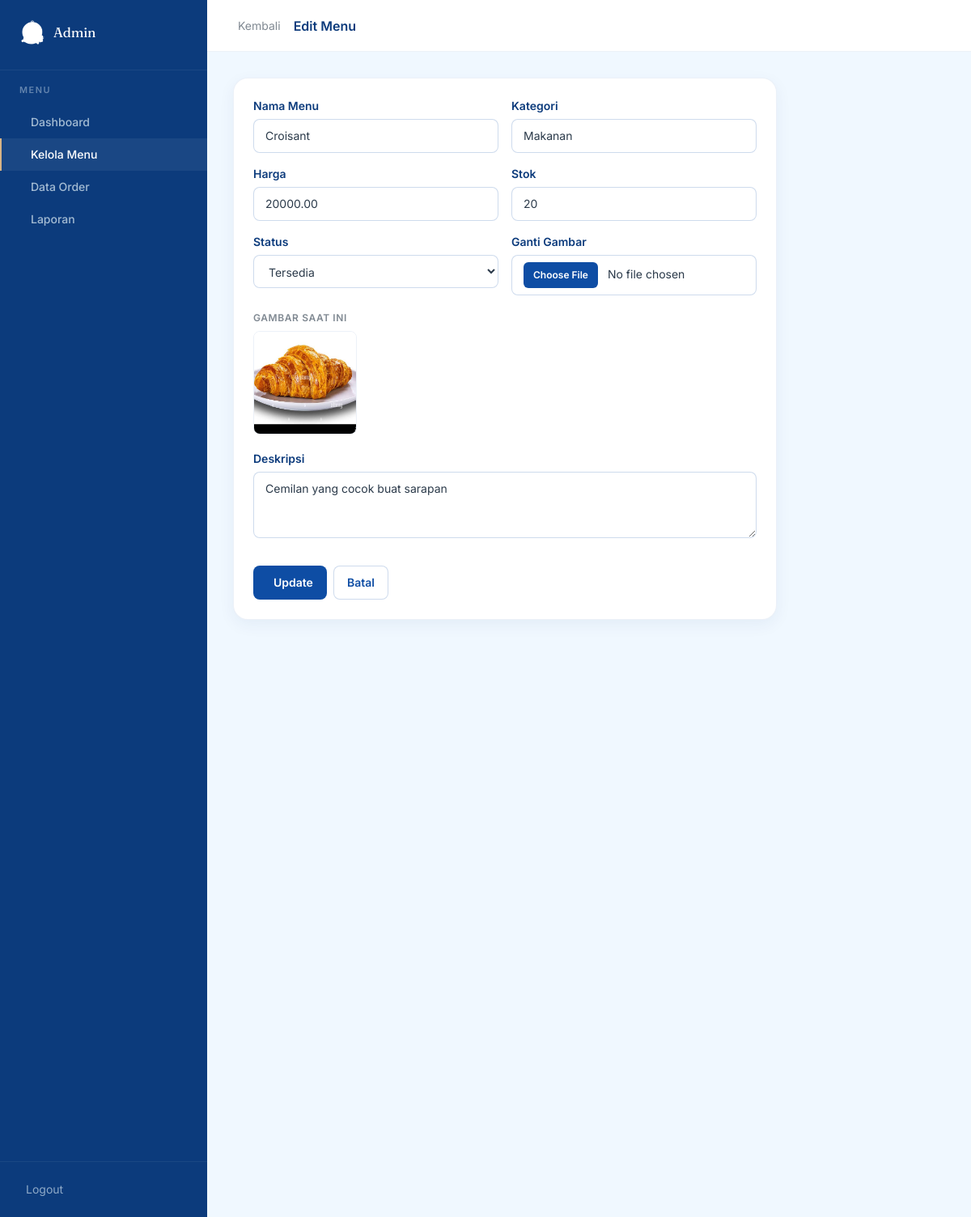
The page /admin/menu_edit.php?id=2 (signed in) on the database its author committed.
### tables this page shows
CREATE TABLE `menu` (
  `id` int(11) UNSIGNED NOT NULL,
  `nama_menu` varchar(100) NOT NULL,
  `kategori` varchar(50) NOT NULL,
  `harga` decimal(10,2) NOT NULL,
  `deskripsi` text DEFAULT NULL,
  `stok` int(11) NOT NULL DEFAULT 0,
  `gambar` varchar(255) DEFAULT NULL,
  `status` enum('tersedia','habis') NOT NULL DEFAULT 'tersedia',
  `created_at` datetime NOT NULL DEFAULT current_timestamp(),
  `updated_at` datetime NOT NULL DEFAULT current_timestamp() ON UPDATE current_timestamp()
);

### admin/menu_edit.php (the view, shortened to what this page needs)
<?php
include __DIR__ . '/../includes/header.php';
include __DIR__ . '/sidebar.php';
$id = (int)($_GET['id'] ?? 0);
$m = mysqli_fetch_assoc(mysqli_query($koneksi, "SELECT * FROM menu WHERE id=$id"));
?>
<div class="flex min-h-screen">
  <div class="flex-1 min-w-0">
    <header class="bg-white border-b border-[rgba(14,77,164,0.08)] h-16 flex items-center px-6 md:px-8 sticky top-0 z-30">
      <a href="<?= BASE_URL ?>/admin/menu.php" class="inline-flex items-center gap-1.5 text-sm text-ink/60 hover:text-navy-800 mr-4">
        <iconify-icon icon="mdi:arrow-left" width="16"></iconify-icon> Kembali
      </a>
      <h1 class="font-semibold text-navy-900">Edit Menu</h1>
    </header>
    <main class="p-6 md:p-8">
      <div class="max-w-2xl">
        <form method="POST" enctype="multipart/form-data" class="card-soft p-6 space-y-5">
          <div class="grid md:grid-cols-2 gap-4">
            <div>
              <label class="block text-sm font-semibold text-navy-900 mb-1.5">Nama Menu</label>
              <input type="text" name="nama_menu" value="<?= htmlspecialchars($m['nama_menu']); ?>" required class="input-soft">
            </div>
            <div>
              <label class="block text-sm font-semibold text-navy-900 mb-1.5">Kategori</label>
              <input type="text" name="kategori" value="<?= htmlspecialchars($m['kategori']); ?>" required class="input-soft">
            </div>
            <div>
              <label class="block text-sm font-semibold text-navy-900 mb-1.5">Harga</label>
              <input type="number" name="harga" value="<?= $m['harga']; ?>" required class="input-soft">
            </div>
            <div>
              <label class="block text-sm font-semibold text-navy-900 mb-1.5">Stok</label>
              <input type="number" name="stok" value="<?= (int)$m['stok']; ?>" required class="input-soft">
            </div>
            <div>
              <label class="block text-sm font-semibold text-navy-900 mb-1.5">Status</label>
              <select name="status" class="input-soft">
                <option value="tersedia" <?= $m['status']==='tersedia'?'selected':'' ?>>Tersedia</option>
              </select>
            </div>
            <div>
              <label class="block text-sm font-semibold text-navy-900 mb-1.5">Ganti Gambar</label>
              <input type="file" name="gambar" accept="image/jpeg,image/png,image/webp" class="input-soft">
            </div>
          </div>
          <?php if (!empty($m['gambar']) && file_exists(__DIR__.'/../assets/uploads/menu/'.$m['gambar'])): ?>
            <div>
              <p class="text-xs font-semibold text-ink/60 uppercase tracking-wider mb-2">Gambar Saat Ini</p>
              <img src="<?= BASE_URL ?>/assets/uploads/menu/<?= htmlspecialchars($m['gambar']); ?>"
                   class="w-32 h-32 object-cover rounded-lg border border-[rgba(14,77,164,0.08)]">
            </div>
          <?php endif; ?>
          <div>
            <label class="block text-sm font-semibold text-navy-900 mb-1.5">Deskripsi</label>
            <textarea name="deskripsi" rows="3" class="input-soft"><?= htmlspecialchars($m['deskripsi']); ?></textarea>
          </div>
          <div class="flex gap-2 pt-2">
            <button type="submit" class="btn-primary">
              <iconify-icon icon="mdi:content-save-outline" width="16"></iconify-icon> Update
            </button>
            <a href="<?= BASE_URL ?>/admin/menu.php" class="btn-ghost">Batal</a>
          </div>
        </form>
      </div>
    </main>
  </div>
</div>
<?php include __DIR__ . '/../includes/footer.php'; ?>

### assets/css/style.css (style rules this page uses)
:root { --navy-900: #0C3B7C; --navy-800: #0E4DA4; --navy-700: #1B4998; --ocean-500: #00A7E1; --ocean-400: #29A3EE; --sand-500: #C69C6D; --sand-400: #D8B485; --ice-50: #F0F8FF; --ice-100: #E6F3FA; --ink: #2B3A4A; --line: rgba(14, 77, 164, 0.10); --line-strong: rgba(14, 77, 164, 0.20); --shadow-soft: 0 6px 20px rgba(12, 59, 124, 0.06); --shadow-lift: 0 12px 32px rgba(12, 59, 124, 0.10); --radius-xl2: 1.125rem; }
.card-soft { background: #ffffff; border: 1px solid rgba(14, 77, 164, 0.08); border-radius: var(--radius-xl2); box-shadow: var(--shadow-soft); }
.btn-primary, .btn-accent, .btn-ghost, .btn-danger { display: inline-flex; align-items: center; justify-content: center; gap: 0.5rem; font-weight: 600; padding: 0.625rem 1rem; border-radius: 0.5rem; font-size: 0.875rem; line-height: 1.25rem; text-decoration: none; cursor: pointer; transition: background-color .2s, color .2s, border-color .2s, box-shadow .2s; border: 1px solid transparent; white-space: nowrap; }
.btn-primary { background: var(--navy-800); color: #ffffff; }
.btn-ghost { background: #ffffff; color: var(--navy-800); border-color: var(--line-strong); }
.input-soft { width: 100%; border-radius: 0.5rem; border: 1px solid var(--line-strong); background: #ffffff; padding: 0.625rem 0.875rem; color: var(--ink); font-size: 0.875rem; line-height: 1.25rem; transition: border-color .2s, box-shadow .2s; }
.input-soft::placeholder { color: rgba(43, 58, 74, 0.4); }
.input-soft[type="file"] { padding: 0.5rem 0.875rem; }

### rows shown on the page
menu: nama_menu "Croisant", kategori "Makanan", harga "20000.00", stok "20", status "Tersedia", gambar (picture), deskripsi "Cemilan yang cocok buat sarapan"

### other values the page prints
$label "Dashboard"
$label "Kelola Menu"
$label "Data Order"
$label "Laporan"
